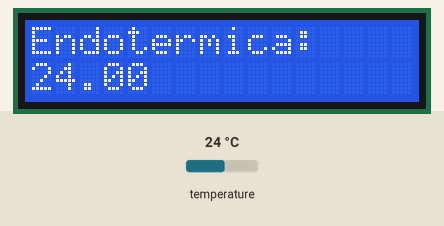
Simulated run of this sketch. Board: Arduino Uno, built with avr-gcc and run on an emulated ATmega328P. Parts: 16×2 character LCD. The test bench sets the inputs (shaded band); at power-on: temperature 24 °C. What the sketch prints to the serial monitor is not drawn.

Above: at 1.2 s.
1.3 s: temperature set to 25.8 °C
At 2.2 s:
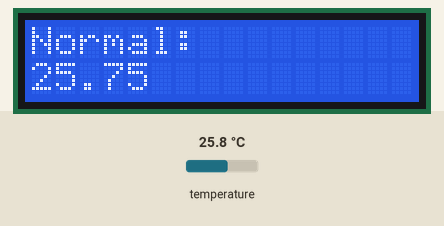
3.2 s: temperature set to 28.5 °C
At 4.5 s:
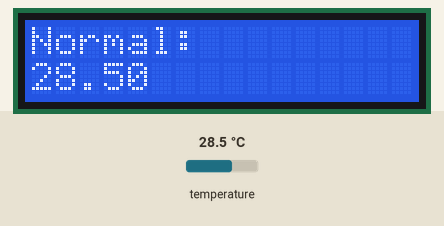
5.0 s: temperature set to 29.6 °C
At 5.7 s:
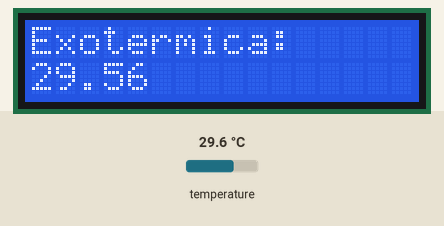
6.7 s: temperature set to 24 °C
At 8.1 s:
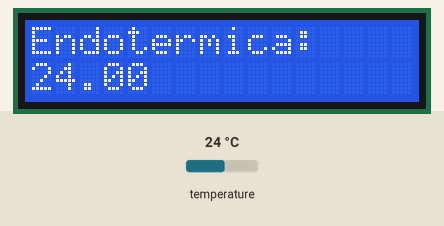
Timing chart, 0 to 9.5 s (numbered marks = the images above; inputs shaded):
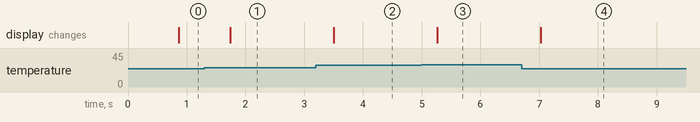

Measured:
- the behaviour switches between 24.9 and 25 °C on temperature (found by bisection; images 0 and 1)
- the behaviour switches between 29 and 29.1 °C on temperature (found by bisection; images 2 and 3)
- after the input at 1.3 s, the display: changes after 0.44 s (image 1)
- after the input at 3.2 s, the display: changes after 0.30 s (image 2)
- after the input at 5.0 s, the display: changes after 0.27 s (image 3)
- after the input at 6.7 s, the display: changes after 0.33 s (image 4)

The sketch:

main.ino
```cpp
#include <OneWire.h>
#include <DallasTemperature.h>
#include <LiquidCrystal_I2C.h>

LiquidCrystal_I2C lcd(0x27, 16, 2);

//variavel do pino que esta plugado o Sensor
//Neste caso é o pino 2, mais pode usar qualquer pino digital
#define ONE_WIRE_BUS 2

//Instacia o Objeto oneWire e seta o pino do Sensor para iniciar as leituras
OneWire oneWire(ONE_WIRE_BUS);

//Repassa as referencias do oneWire para o Sensor Dallas (DS18B20)
DallasTemperature sensor(&oneWire);

void escreveTemperatura(float temp){
  lcd.setCursor(0, 0);
  lcd.print("Temperatura:");
  lcd.setCursor(0, 1);
  lcd.print(temp);
}

void setup() {
  lcd.init();
  lcd.setBacklight(HIGH);
  Serial.begin(9600);
  Serial.println("Sensor de temperatura Dallas DS18b20");
  //Inicia o objeto da biblioteca do Dallas
  sensor.begin();
}

void loop() {
  sensor.requestTemperatures();
  // A temperatura em Celsius para o dispositivo 1 no índice 0 (é possivel ligar varios sensores usando a mesma porta do arduino)
  float leitura = sensor.getTempCByIndex(0);
  //Imprime na serial a varivel que recebe os dados do Sensor
  Serial.println(leitura);
  if (leitura < 25){
    lcd.setCursor(0, 0);
    lcd.print("Endotermica:");
    lcd.setCursor(0, 1);
    lcd.print(leitura);
  } else if (leitura > 29){
    lcd.setCursor(0, 0);
    lcd.print("Exotermica:");
    lcd.setCursor(0, 1);
    lcd.print(leitura);
  } else {
    lcd.clear();
    lcd.setCursor(0, 0);
    lcd.print("Normal:");
    lcd.setCursor(0, 1);
    lcd.print(leitura);
  }
  delay(100);
}
```
